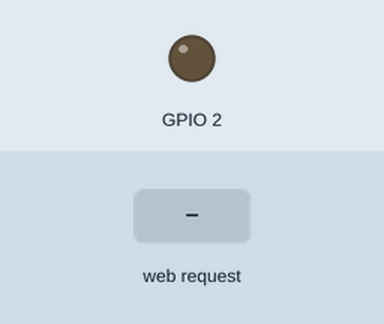
Simulated run of this sketch. Board: ESP32. On the bench: output pins drawn as LEDs (lit = HIGH). The inputs (shaded band) are chosen by the test bench. What the sketch prints to the serial monitor is not drawn.

Above: at 1.3 s.
1.4 s: HTTP request GET /led1_on received
At 2.4 s:
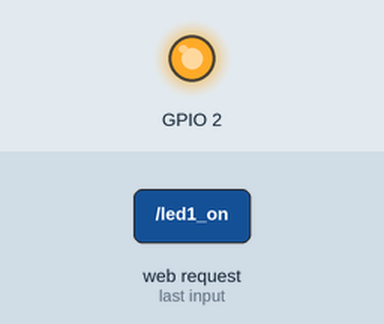
2.9 s: HTTP request GET /led1_off received
At 3.5 s:
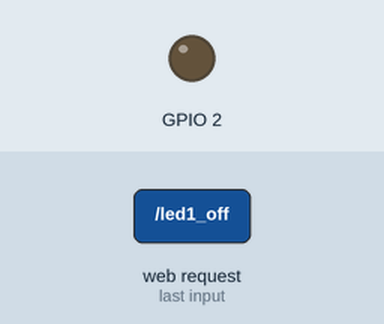
Timing chart, 0 to 5.9 s (numbered marks = the images above; inputs shaded):
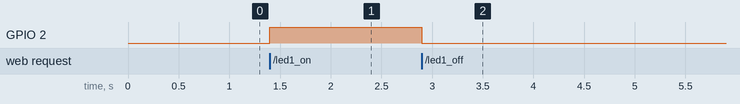

The sketch:

webServers.ino
```cpp
#include <WiFi.h>
#include <WiFiClient.h>
#include <WiFiServer.h>
#include <WebServer.h>

boolean led1Flag = false;

String led1State = "OFF";
String receline = "";
String receAll = "";

const char* ssid = "ESP32";
const char* password = "12345678";

//WiFiServer server(80);
//WiFiClient newClient;

WebServer server(80);


String HTML = "<!DOCTYPE html>\
<html>\
<body>\
<meta charset = \"utf-8\">\
<style> html{text-align:center;}</style>\
<h1>ESP32 Web Server </h1>\
<p>GPIO 4 - " + led1State + "</p>\
<p><a href =\"/led1_on\"><button>打开</button></a></p>\
<p><a href =\"/led1_off\"><button>关闭</button></a></p>\
</body>\
</html>";

//void pageDisplay(){
//  newClient.println("HTTP/1.1 200 OK");
//  newClient.println("Connect - type:text/html");
//  newClient.println();
//  newClient.println("<! DOCTYPE html >");
//  newClient.println("< html >");
//  newClient.println("< head >");
//  newClient.println("< title >ESP32 Web Server </title>");
//  newClient.println("< meta charset = \"utf-8\">");
//  newClient.println("< style > html{text-align:center;}</style> ");
//  newClient.println("< /head >");
//  newClient.println("< body >");
//  newClient.println("< h2 >ESP32 Web Server </h2 >");
//  newClient.println("< p >GPIO 4 - " + led1State + "< /p >");
//  newClient.println("< p > < a href =\"/led1_on\"> < button > 打开 < /button > < /a > < /p >");
//  newClient.println("< p > < a href =\"/led1_off\"> < button > 关闭 < /button > < /a > < /p >");
//  newClient.println("< /body > < /html >");
//  newClient.println();
//}

void setup() {
  Serial.begin(115200);
  Serial.println();
  Serial.println("Configuring access point...");
  WiFi.softAP(ssid,password);
  IPAddress myIP = WiFi.softAPIP();
  Serial.print("ESP32 AP IP address:  ");
  Serial.println(myIP);
  Serial.println();

  pinMode(2,OUTPUT);

  server.on("/", handle_root);
  server.on("/led1_on",handle_led1On);
  server.on("/led1_off",handle_led1Off);

  server.begin();
  Serial.println("HTTP server started");
  delay(100);
}

void loop() {
//  newClient = server.available();
//  if(newClient){
//    Serial.print("new Client connected. IP address is : ");
//    Serial.println(newClient.remoteIP());
//
//    while(newClient.connected()){
//      if(newClient.available()>0){
//        char c =newClient.read();
//        Serial.print(c);
//        receAll += c;
//        if(c == '\n' ){
//          if(receline.length() == 0){
//            getCommand();
//            pageDisplay();
//            break;
//          }
//          else{
//            receline = "";
//          }
//        }
//        else if( c != '\r'){
//          receline += c;
//        }
//      }
//    }
//    newClient.stop();
//    Serial.println("Client disconnected.");
//  }

  server.handleClient();

}

// Handle root url (/)
void handle_root() {
  server.send(200, "text/html", HTML);
}
void handle_led1On(){
  digitalWrite(2,HIGH);
  led1State = "ON";
  server.send(200, "text/html", HTML);
}
void handle_led1Off(){
  digitalWrite(2,LOW);
  led1State = "OFF";
  server.send(200, "text/html", HTML);
}
```

Measured:
- after the input at 1.4 s, GPIO 2: LOW → HIGH at once
- after the input at 2.9 s, GPIO 2: HIGH → LOW at once
